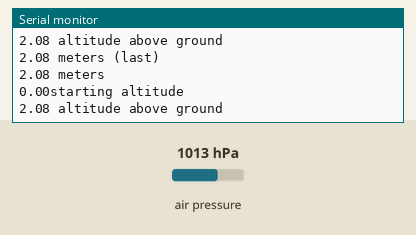
Simulated run of this sketch. Board: Arduino Uno, built with avr-gcc and run on an emulated ATmega328P. Shown: the last lines printed to the serial monitor. Inputs (shaded band) come from the test bench; at power-on: air pressure 1013 hPa.

Above: at 1.2 s.
1.3 s: air pressure set to 952 hPa
At 1.56 s:
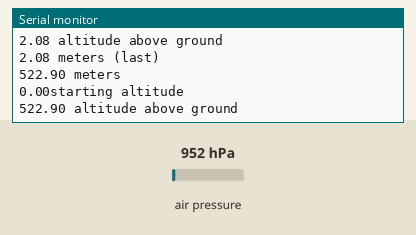
4.3 s: air pressure set to 975 hPa
At 4.5 s:
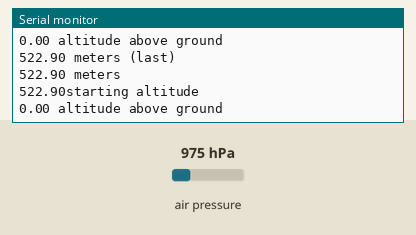
6.0 s: air pressure set to 1000 hPa
At 6.17 s:
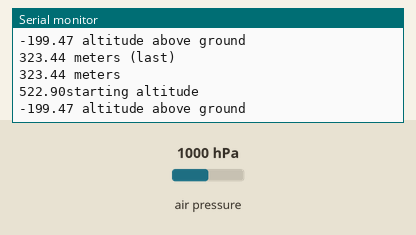
9.0 s: air pressure set to 1048 hPa
At 9.16 s:
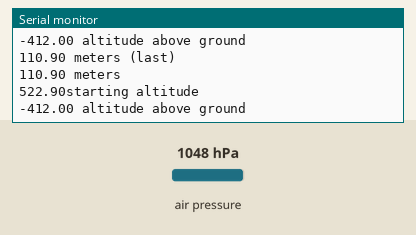
Timing chart, 0 to 12.0 s (numbered marks = the images above; inputs shaded):
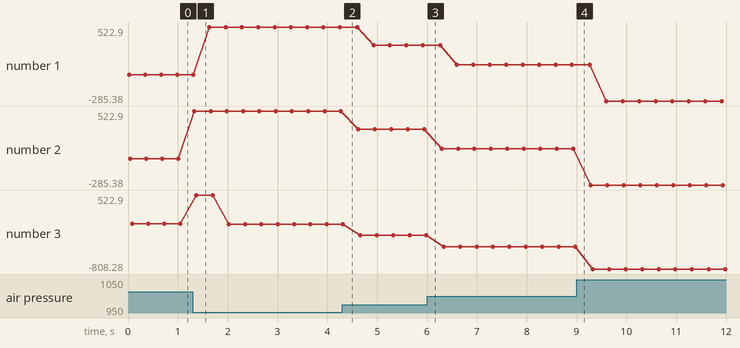

Measured:
- after the input at 1.3 s, the serial monitor: prints a new line at once (image 1)
- plotted number 1: 2.08 → 522.9 after the input at 1.3 s, 522.9 → 323.44 after the input at 4.3 s, 323.44 → 110.9 after the input at 6.0 s, 110.9 → -285.38 after the input at 9.0 s
- plotted number 2: 2.08 → 522.9 after the input at 1.3 s, 522.9 → 323.44 after the input at 4.3 s, 323.44 → 110.9 after the input at 6.0 s, 110.9 → -285.38 after the input at 9.0 s
- plotted number 3: 0 → -199.47 after the input at 4.3 s, -199.47 → -412 after the input at 6.0 s, -412 → -808.28 after the input at 9.0 s

The sketch:

Drone_Safe.ino
```cpp
/**************************************************************************/
/*!
Drone Safe
*/
/**************************************************************************/

#include <Wire.h>
#include <Adafruit_MPL3115A2.h>

// Power by connecting Vin to 3-5V, GND to GND
// Uses I2C - connect SCL to the SCL pin, SDA to SDA pin
// See the Wire tutorial for pinouts for each Arduino
// http://arduino.cc/en/reference/wire
Adafruit_MPL3115A2 baro = Adafruit_MPL3115A2();

float prevaltm;
float startaltm;
int startaltmcount = 0;
float altm;
int altmcount = 0;

void setup() {
  Serial.begin(9600);
  Serial.println("Adafruit_MPL3115A2 test!");
}

void loop() {
  if (! baro.begin()) {
    Serial.println("Couldnt find sensor");
    return;
  }

  //float pascals = baro.getPressure();
  // Our weather page presents pressure in Inches (Hg)
  // Use http://www.onlineconversion.com/pressure.htm for other units
  //Serial.print(pascals/3377); Serial.println(" Inches (Hg)");


  altm = baro.getAltitude();
  // Calculate rate of descent
  if ((prevaltm - altm) > 1) {
      Serial.println("the drone is falling");
    }

  Serial.print(prevaltm); Serial.println(" meters (last)");
  Serial.print(altm); Serial.println(" meters");
  Serial.print(startaltm); Serial.println("starting altitude");
  Serial.print(altm - startaltm); Serial.println(" altitude above ground");
  // Get starting altitude value
  if (startaltmcount == 5) {
    startaltm = altm;

    }

  // Get previous altitude value
  if (altmcount != 0) {
     prevaltm = altm;
     altmcount = 0;
    }

  //float tempC = baro.getTemperature();
  //Serial.print(tempC); Serial.println("*C");

  altmcount = 1;
  startaltmcount++;
  delay(300);
}
```
